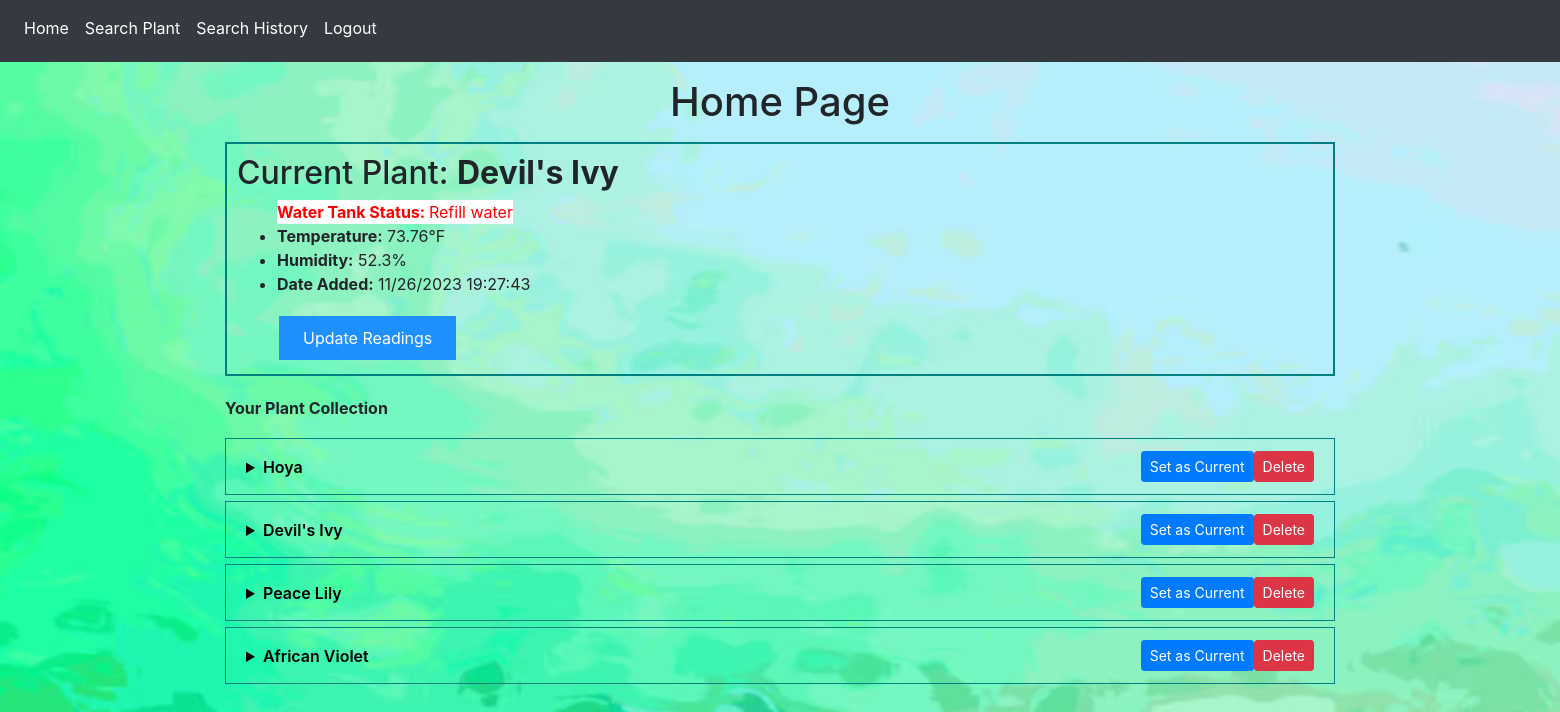
Page / (signed in) on the earlier database version.
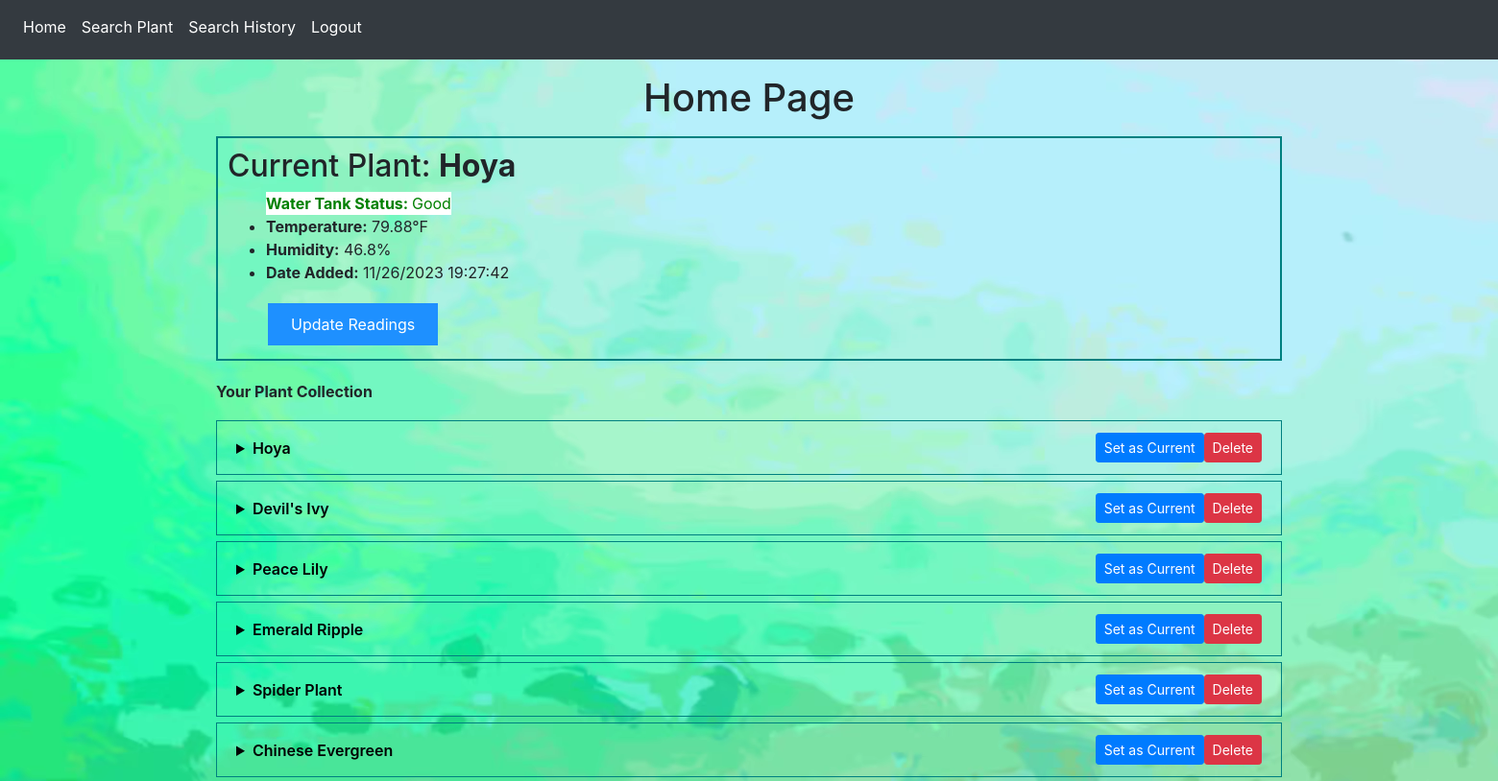
Same page on the later database version.
### planter/models.py (models this page shows, shortened)
class UserPlants(db.Model):
    __tablename__ = 'user_plants'
    id = db.Column(db.Integer, primary_key=True)
    user = db.Column(db.Integer, db.ForeignKey('user.id'))
    plant = db.Column(db.String(200), db.ForeignKey('plants.name'))
    date_added = db.Column(db.DateTime, default=datetime.now)
    current = db.Column(db.Boolean, default=0)
    temperature = db.Column(db.Float)
    humidity = db.Column(db.Float)
    plant_sun = db.Column(db.String(200), db.ForeignKey('plants.sunlight_requirements'))
    plant_water = db.Column(db.String(200), db.ForeignKey('plants.water'))
    plant_id = db.Column(db.String(200), db.ForeignKey('plants.id'))
    plant_info = db.relationship('Plant', foreign_keys=[plant])

class WeatherData(db.Model):
    id = db.Column(db.Integer, primary_key=True)
    temp = db.Column(db.Integer)
    humidity = db.Column(db.Integer)

### planter/views.py (the view, shortened to what this page needs)
@views.route("/", methods=["GET", "POST"])
@login_required
def home():
    user_plants = UserPlants.query.filter_by(user=current_user.id).all()
    current_plant = UserPlants.query.filter_by(user=current_user.id, current=True).first()
    latest_water_level = WaterLevelData.query.order_by(WaterLevelData.id.desc()).first()
    latest_distance = latest_water_level.distance if latest_water_level else None
    latest_weather_data = WeatherData.query.order_by(WeatherData.id.desc()).first()
    latest_temp = latest_weather_data.temp if latest_weather_data else None
    latest_humidity = latest_weather_data.humidity if latest_weather_data else None
    return render_template(
        "home.html",
        user=current_user,
        plants=user_plants,
        current_plant=current_plant,
        latest_temp=latest_temp,
        latest_humidity=latest_humidity,
        latest_distance=latest_distance  # Pass the latest distance
    )

### planter/__init__.py (called while the page is built)
@login_manager.user_loader
def load_user(id):
    return User.query.get(int(id))

### planter/templates/home.html (shortened to what this page needs)
{% extends "base.html" %}
{% block content %}
<h1 align="center" class="mb-3 mt-3">Home Page</h1>
{% if current_plant and current_plant.current == 1 %}
    <div class="current-plant-box">
        <h2>Current Plant: <strong>{{ current_plant.plant }}</strong></h2>
        <form action="" method="POST">
        <ul>
            {% if latest_distance is not none %}
            {% if latest_distance > 8 %}
                <li style="color: red; display: inline-block; background-color: white;"><strong>Water Tank Status: </strong> Refill water</li>
            {% else %}
                <li style="color: green; display: inline-block; background-color: white;"><strong>Water Tank Status: </strong> Good</li>
            {% endif %}
        {% else %}
            <li><strong>Water Level:</strong> No data available</li>
        {% endif %}
            {% if latest_temp is not none %}
                <li><strong>Temperature:</strong> {{'%0.2f'| format(latest_temp|float)}}°F</li>
            {% else %}
                <li><strong>Temperature:</strong> No data available</li>
            {% endif %}
            {% if latest_humidity is not none %}
                <li><strong>Humidity:</strong> {{ latest_humidity }}%</li>
            {% else %}
                <li><strong>Humidity:</strong> No data available</li>
            {% endif %}
            <li><strong>Date Added:</strong> {{ current_plant.date_added.strftime("%m/%d/%Y %H:%M:%S") }}</li>
        </ul>
            <div style="padding-left:40px">
                <button type="submit" class="button button1"> Update Readings </button>
            </div>
        </form>
    </div>
{% endif %}
<p><strong>Your Plant Collection</strong></p>
    <ul class="list-group list-group-flush" id="user_plants" style="border: 2x solid teal;">
        {% for user_plant in plants %}
            <li class="list-group-item d-flex justify-content-between align-items-center mb-1 dropdown-menu"
                style="background-color: transparent; color:black; border: 1px solid teal; font-weight:600;">
                <details>
                    <summary>{{user_plant.plant}}</summary>
                </details>
                    <div class="btn-group" role="group" aria-label="Actions">
                        <form method="POST" action="/set-current-plant">
                            <button type="submit" class="btn btn-primary btn-sm">Set as Current</button>
                        </form>
                        <form method="POST" action="/delete-plant">
                            <button type="submit" class="btn btn-danger btn-sm">Delete</button>
                        </form>
                    </div>
            </li>
        {% endfor %}
    </ul>
</body>
{% endblock %}

Differences in the rows shown:
no longer on this page (row unchanged): WeatherData: temp "73.76", humidity "52.3"
removed UserPlants: plant "African Violet"
changed UserPlants "Hoya": current False → True (drawn)
added WeatherData: temp "79.88", humidity "46.8"
changed UserPlants "Devil's Ivy": current True → False (drawn)
added UserPlants: plant "Emerald Ripple"
added UserPlants: plant "Spider Plant"
added UserPlants: plant "Chinese Evergreen"
Other differences:
{{ current_plant.plant }}: "Devil's Ivy" → "Hoya"
{{ current_plant.date_added.strftime("%m/%d/%Y %H:%M:%S") }}: "11/26/2023 19:27:43" → "11/26/2023 19:27:42"
text no longer shown: "Refill water"
text now shown: "Good"
